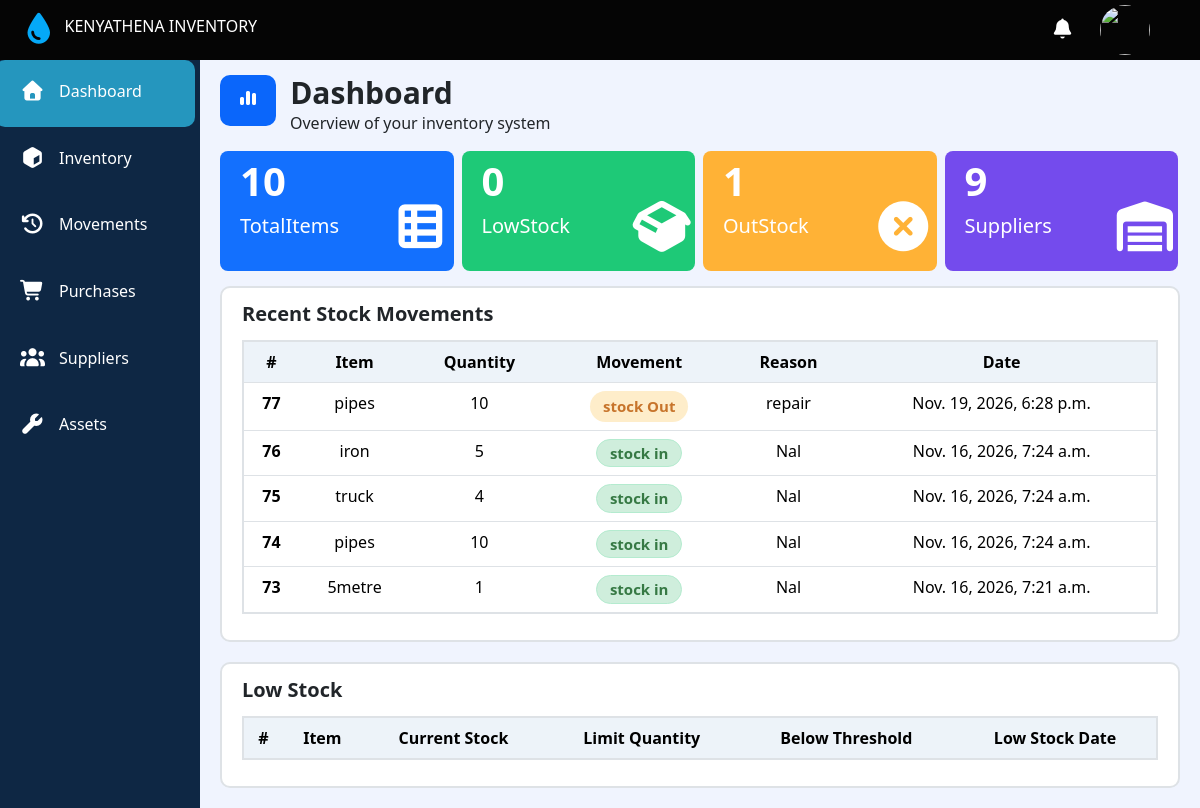
The page /dashboard/ on the database as committed earlier.
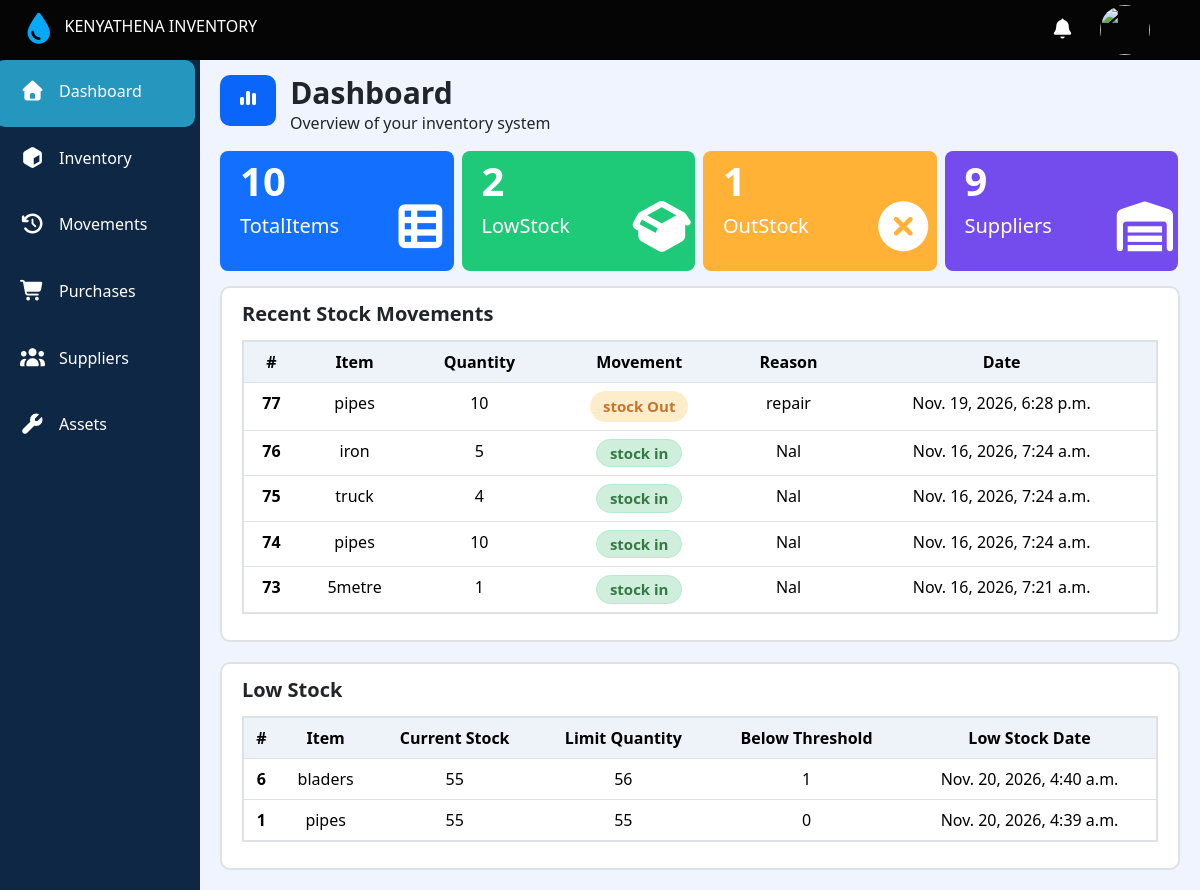
The same page on the database as committed later.
### main/models.py (models this page shows, shortened)
class StockMovements(models.Model):
  Movement_type=[
    ('in','Stock In'),
    ('Out','Stock Out'),
  ]
  item = models.CharField(max_length=200)
  quantity = models.PositiveIntegerField()
  supplier_issued_to = models.CharField(max_length=200,null=True,blank=True)
  date=models.DateTimeField(auto_now_add=True)
  movement = models.CharField(max_length=200,choices=Movement_type)
  reason = models.CharField(max_length=300,null=True,blank=True)
  note = models.CharField(max_length=1000,null=True,blank=True)

class Stock(models.Model):
  stock_status =[
    ('low_stock','LowStock'),
    ('outStock','Out_Of_Stock'),
    ('inStock','In_Stock')
  ]
  item = models.CharField(max_length=200,unique=True)
  quantity = models.PositiveIntegerField(default=0)
  status = models.CharField(choices=stock_status,null=True)
  low_stock_date = models.DateTimeField(null=True,blank=True)
  low_by = models.PositiveIntegerField(null=True,blank=True)

class assets(models.Model):
  item = models.CharField(max_length=200)
  limit_quantity = models.PositiveIntegerField()

### main/views.py (the view)
# urls.py: 2. Add a URL to urlpatterns:  path('', views.home, name='home')
def home(request):
  low_stock_table= Stock.objects.filter(status='low_stock').order_by('-id')
  stock_Movements = StockMovements.objects.all().order_by('-id')[:5]
  outStock = Stock.objects.filter(status='outStock').count()
  lowStock = Stock.objects.filter(status='low_stock').count()
  items = Stock.objects.all().count()
  suppliers_count= Suppliers.objects.all().count()
  asset = assets.objects.all()
  context = {
    'suppliers_count':suppliers_count,
    'outStock':outStock,
    'lowStock':lowStock,
    'items':items,
    'stock_Movements':stock_Movements,
    'low_stock_table':low_stock_table,
    'asset':asset,
    }
  return render(request,'main/dashboard.html',context)

### main/templates/main/dashboard.html (shortened to what this page needs)
{% extends 'main/base.html' %}
{% block content %}
  <main>
    <div class="Stock">
      <span class="icon"><i class="fa-solid fa-chart-simple"></i></span>
        <span class="dashboard_title">Dashboard </span>
        <p>Overview of your inventory system</p>
    </div>
    <div class="main">
      <div class="totalItems">
        <div class="containerdiv">
          <div class="number">{{items}}</div>
          <div class="name">TotalItems</div>
        </div>
        <div class="icon">
          <i class="fa-solid fa-table-list"></i>
        </div>
      </div>
      <div class="lowStock">
        <div>
          <div class="containerdiv">
            <div class="number">{{lowStock}}</div>
            <div class="name">LowStock</div>
          </div>
        </div>
        <div class="icon">
          <i class="fa-solid fa-box-open"></i>
        </div>
      </div>
      <div class="outStock">
        <div>
          <div class="containerdiv">
            <div class="number">{{outStock}}</div>
          <div class="name">OutStock</div>
          </div>
        </div>
        <div class="icon">
          <i class="fa-solid fa-circle-xmark"></i>
        </div>
      </div>
      <div class="suppliers">
        <div>
          <div class="containerdiv">
            <div class="number">{{suppliers_count}}</div>
            <div class="name">Suppliers</div>
          </div>
        </div>
        <div class="icon">
          <i class="fa-solid fa-warehouse"></i>
        </div>
      </div>
    </div>
<div class="recent-inventory-table" id="recent-inventory-table">
    <div class="recent-title">
        <div>
            <a class="current-stock-link" href="">
                Recent Stock Movements
            </a>
        </div>
    </div>
    <table class="table" id="inventory-table">
        <thead>
            <tr>
                <th scope="col">#</th>
                <th scope="col">Item</th>
                <th scope="col">Quantity</th>
                <th scope="col">Movement</th>
                <th scope="col">Reason</th>
                <th scope="col" >Date</th>
            </tr>
        </thead>
        <tbody>
            {% for item in stock_Movements %}
            <tr>
                <th scope="row">{{item.id}}</th>
                <td>{{item.item}}</td>
                <td>{{item.quantity}}</td>
                {% if item.movement == 'Out' %}
                <td>
                  <span class="movement_Out">stock {{item.movement}}</span>
                </td>
                {% else %}
                <td>
                  <span class="movement_In">stock {{item.movement}}</span>
                </td>
                {% endif %}
                <td>{{item.reason}}</td>
                <td>{{item.date}}</td>
            </tr>
            {% endfor %}
        </tbody>
    </table>
</div>
<div class="recent-inventory-table" id="recent-inventory-table">
    <div class="recent-title">
        <div>
            <a class="current-stock-link" href="">
                Low Stock
            </a>
        </div>
    </div>
    <table class="table" id="inventory-table">
        <thead>
            <tr>
                <th scope="col">#</th>
                <th scope="col">Item</th>
                <th scope="col">Current Stock</th>
                <th scope="col">Limit Quantity</th>
                <th scope="col">Below Threshold</th>
                <th scope="col">Low Stock Date</th>
            </tr>
        </thead>
        <tbody>
            {% for item in low_stock_table %}
            <tr>
                <th scope="row">{{item.id}}</th>
                <td>{{item.item}}</td>
                <td>{{item.quantity}}</td>
                {% for a in asset %}
                 {% if a.item == item.item %}
                <td>{{a.limit_quantity}}</td>
                {% endif %}
                {% endfor %}
                <td>{{item.low_by}}</td>
                <td>{{item.low_stock_date}}</td>
            </tr>
            {% endfor %}
        </tbody>
    </table>
</div>
  </main>
{% endblock %}

Rows that differ between the two databases and show on the page:
now on this page (row edited): Stock: id "6", item "bladers", quantity "55", low_by "1", low_stock_date "Nov. 20, 2026, 4:40 a.m."
added assets: limit_quantity "56", shown under "6"
now on this page (row edited): Stock: id "1", item "pipes", quantity "55", low_by "0", low_stock_date "Nov. 20, 2026, 4:39 a.m."
now on this page (row edited): assets: limit_quantity "55", shown under "1"
Other text that changed with them:
{{ lowStock }}: "0" → "2"
